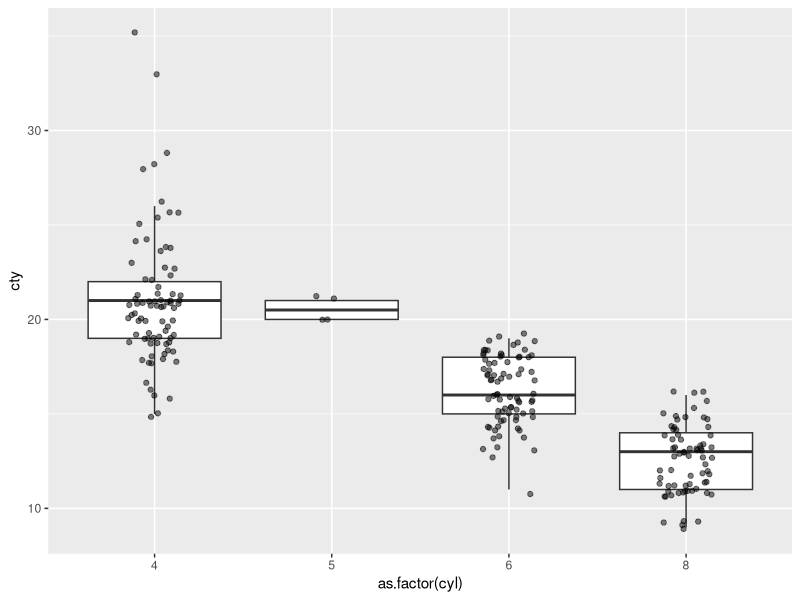

The R source for this figure:
## ---- chunk 1
#| echo: false
#| include: false
library(tidyverse)
## ---- chunk 2
#| echo: true
mpg %>% 
  ggplot(aes(as.factor(cyl), cty)) + 
  geom_boxplot(outlier.shape = NA) + 
  geom_jitter(alpha = 0.5, width = 0.15)
## ---- chunk 3
knitr::knit_exit()
